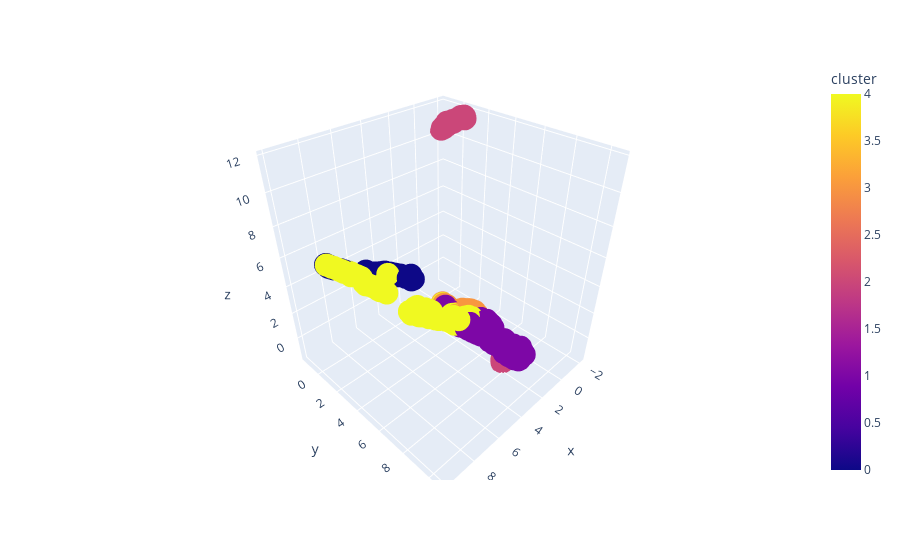

Notebook source saved alongside this figure:
### Code cell
umap_transformed_x_new = umap.UMAP(n_components=3).fit_transform(x_new)
df = pd.DataFrame(umap_transformed_x_new, columns=['x', 'y', 'z'])
df['coalition'] = users_with_embeddings['coalition']
df['username'] = users_with_embeddings['username']
df['cluster'] = clusters.labels_
fig = px.scatter_3d(df, x='x', y='y', z='z', hover_name="username", color='cluster')
fig.show()

### Figure 1 — Plotly figure (JSON) as saved in the notebook; plotly's stock layout.template omitted (floating-point values rounded to 4 significant figures; data arrays with more than 128 entries replaced by an {"elided": "..."} marker saying what was removed)
{"data": [{"hovertemplate": "<b>%{hovertext}</b><br><br>x=%{x}<br>y=%{y}<br>z=%{z}<br>cluster=%{marker.color}<extra></extra>", "hovertext": {"elided": "548 str values"}, "legendgroup": "", "marker": {"color": {"elided": "548 int values"}, "coloraxis": "coloraxis", "symbol": "circle"}, "mode": "markers", "name": "", "scene": "scene", "showlegend": false, "type": "scatter3d", "x": {"elided": "548 float values"}, "y": {"elided": "548 float values"}, "z": {"elided": "548 float values"}}], "layout": {"coloraxis": {"colorbar": {"title": {"text": "cluster"}}, "colorscale": [[0, "#0d0887"], [0.1111, "#46039f"], [0.2222, "#7201a8"], [0.3333, "#9c179e"], [0.4444, "#bd3786"], [0.5556, "#d8576b"], [0.6667, "#ed7953"], [0.7778, "#fb9f3a"], [0.8889, "#fdca26"], [1, "#f0f921"]]}, "legend": {"tracegroupgap": 0}, "margin": {"t": 60}, "scene": {"domain": {"x": [0, 1], "y": [0, 1]}, "xaxis": {"title": {"text": "x"}}, "yaxis": {"title": {"text": "y"}}, "zaxis": {"title": {"text": "z"}}}}}
